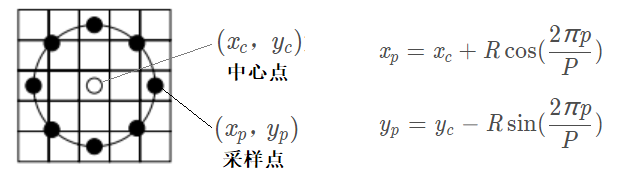
#> input picture traditional/circle_lbp.png, 617 x 182 px, found by its file name
$ python LBP.py
#> lines starting #> are read from the running program, lines starting #| are printed output that depends on the picture; after the words box and inside, x2 and y2 are one past the last pixel; in counts of white or black regions, pixels touching at a corner belong together
import cv2
from skimage import feature

image = cv2.imread("/root/trt_cuda/traditional/circle_lbp.png")
#> image is the input picture: shape (182, 617, 3); mean B, G, R 237.8, 237.8, 237.8

image_gray = cv2.cvtColor(image,cv2.COLOR_BGR2GRAY)
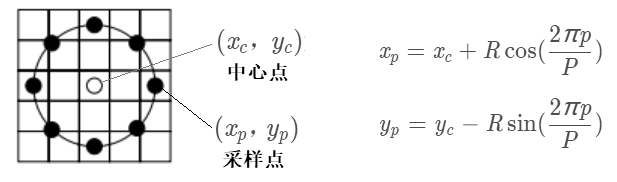
#> image_gray: shape (182, 617); min 0, max 255, mean 237.8

img_LBP = feature.local_binary_pattern(image_gray,8,1,"ror")
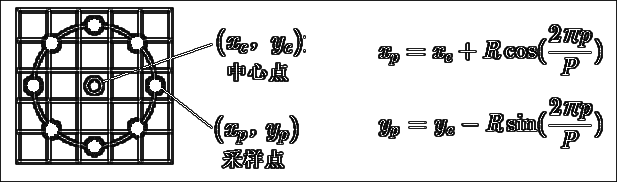
#> img_LBP: shape (182, 617) float64; min 0, max 255, mean 210.2

while True:
    cv2.imshow("lbp",img_LBP)
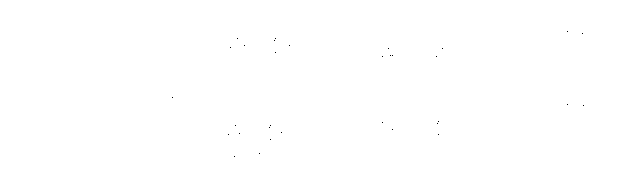
#> window 'lbp': shape (182, 617); 100% white; black in thin lines or dots, all inside (x1, y1, x2, y2) = (172, 31, 584, 157)
    if cv2.waitKey(1000)& 0xff == ord("q"):
#> (key q is pressed here)
        break

$ run again, with traditional/bilinear_interpolate.png copied over traditional/circle_lbp.png
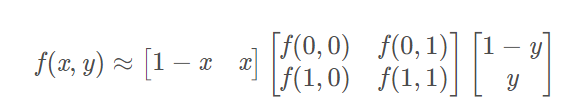
#> input picture traditional/bilinear_interpolate.png, 583 x 112 px, found by its file name
#> image is the input picture: shape (112, 583, 3); mean B, G, R 248.2, 248.2, 248.2
#> `image_gray = cv2.cvtColor(image,cv2.COLOR_BGR2GRAY)`:
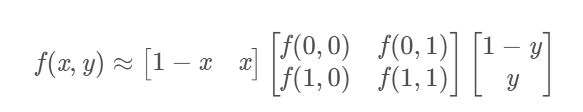
#> image_gray: shape (112, 583); min 77, max 255, mean 248.2
#> `img_LBP = feature.local_binary_pattern(image_gray,8,1,"ror")`:
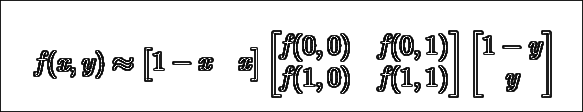
#> img_LBP: shape (112, 583) float64; min 0, max 255, mean 224.9
